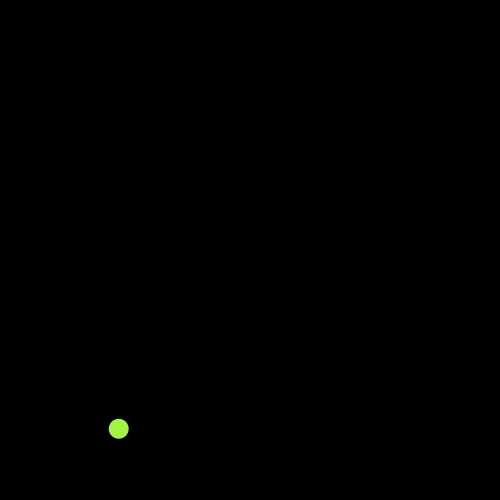
Frame 1 (no input)
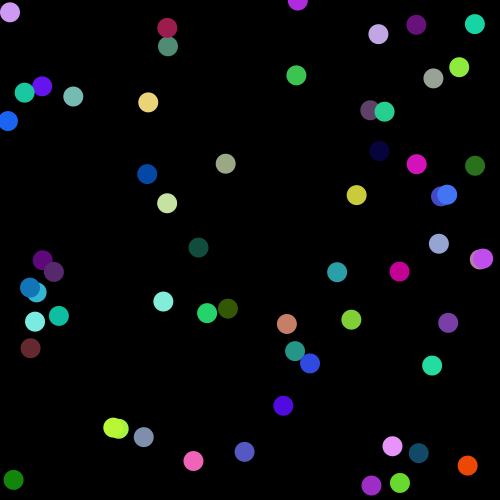
Frame 60 (the mouse pressed at the canvas centre just before this capture)
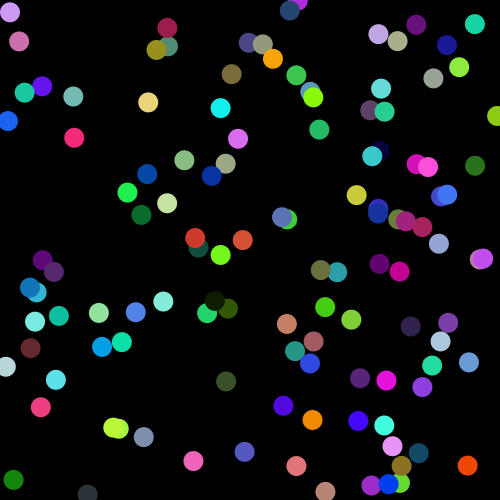
Frame 120 (the mouse held since frame 60 and released just before this capture)

The Processing sketch that drew these frames (run headless with seeded random() and noise(); from frame 60 on, the mouse is pressed at the canvas centre):

// Processing sketch: quiz__4
// ── quiz__4.pde

void setup(){
  size(500,500);
  noStroke();
  background(0);
  frameRate(5);
}
void draw(){
  float red = random(255);
  float blue = random(255);
  float green = random(255);
  float x = random(width);
  float y = random(height);
  fill(red,green,blue);
  ellipse(x,y,20,20);
}
